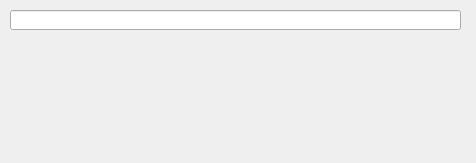
<?xml version="1.0" encoding="UTF-8"?>
<ui version="4.0">
 <class>Dialog</class>
 <widget class="QDialog" name="Dialog">
  <property name="geometry">
   <rect>
    <x>0</x>
    <y>0</y>
    <width>476</width>
    <height>163</height>
   </rect>
  </property>
  <property name="windowTitle">
   <string>Dialog</string>
  </property>
  <widget class="QLineEdit" name="line_edit_widget">
   <property name="geometry">
    <rect>
     <x>10</x>
     <y>10</y>
     <width>451</width>
     <height>20</height>
    </rect>
   </property>
  </widget>
  <widget class="QLabel" name="label">
   <property name="geometry">
    <rect>
     <x>10</x>
     <y>70</y>
     <width>411</width>
     <height>71</height>
    </rect>
   </property>
   <property name="text">
    <string/>
   </property>
  </widget>
 </widget>
 <resources/>
 <connections/>
</ui>
